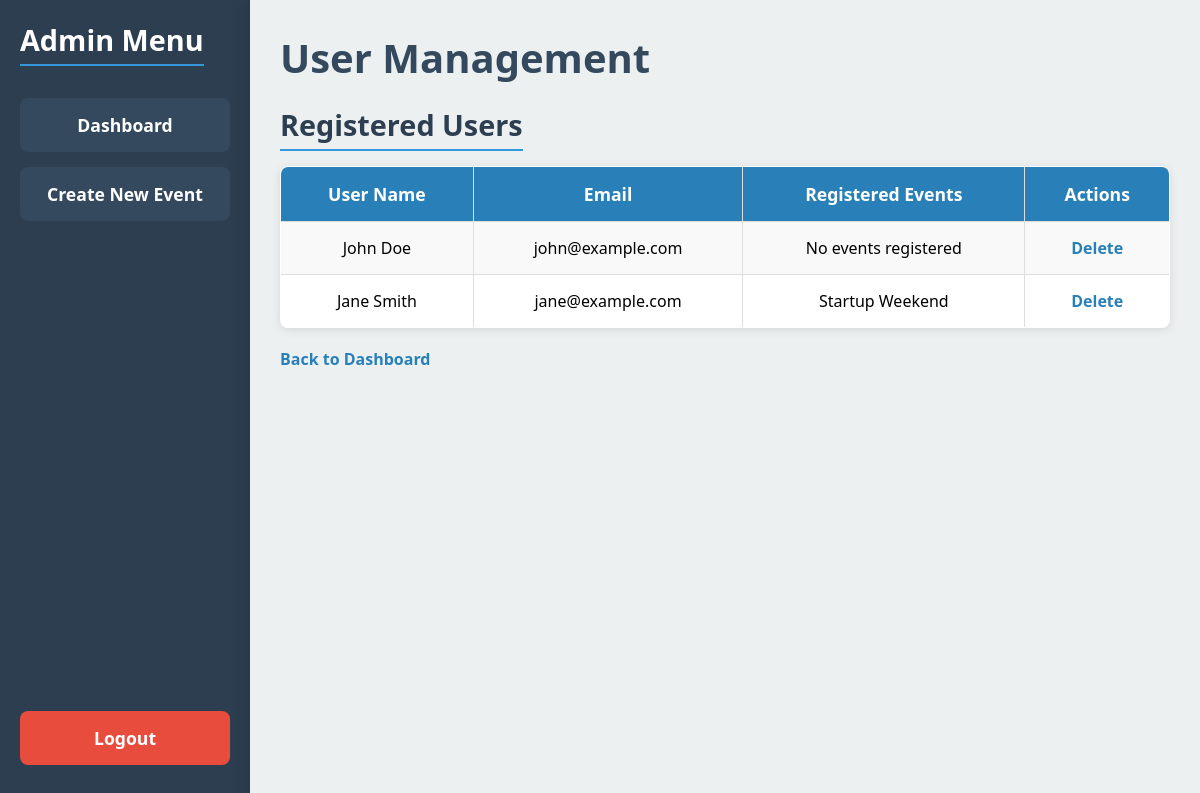
The page /user_management.php (signed in) on the database its author committed.
### tables this page shows
CREATE TABLE `users` (
  `user_id` int(11) NOT NULL,
  `name` varchar(255) NOT NULL,
  `email` varchar(255) NOT NULL,
  `password` varchar(255) NOT NULL,
  `role` enum('admin','user') NOT NULL DEFAULT 'user',
  `created_at` timestamp NOT NULL DEFAULT current_timestamp()
);

CREATE TABLE `events` (
  `event_id` int(11) NOT NULL,
  `event_name` varchar(255) NOT NULL,
  `description` text NOT NULL,
  `date` date NOT NULL,
  `time` time NOT NULL,
  `location` varchar(255) NOT NULL,
  `banner` varchar(255) DEFAULT NULL,
  `max_participants` int(11) NOT NULL,
  `status` enum('open','closed','canceled') NOT NULL DEFAULT 'open',
  `created_at` timestamp NOT NULL DEFAULT current_timestamp()
);

### user_management.php (the view, shortened to what this page needs)
<?php
$servername = "localhost";
$username = "root";
$password = "";
$dbname = "event_registration";
$conn = new mysqli($servername, $username, $password, $dbname);
$sql_users = "SELECT * FROM users WHERE role='user'";
$result_users = $conn->query($sql_users);
?>
<!DOCTYPE html>
<html lang="en">
<head>
</head>
<body>
    <div class="sidebar">
        <div>
            <h2>Admin Menu</h2>
            <a href="admin_dashboard.php">Dashboard</a>
            <a href="event_create.php">Create New Event</a>
        </div>
        <div>
            <a href="logout.php" class="logout">Logout</a>
        </div>
    </div>
    <div class="main-content">
        <h1>User Management</h1>
        <h2>Registered Users</h2>
        <table>
            <tr>
                <th>User Name</th>
                <th>Email</th>
                <th>Registered Events</th>
                <th>Actions</th>
            </tr>
            <?php
            if ($result_users->num_rows > 0) {
                while ($user = $result_users->fetch_assoc()) {
                    echo "<tr>";
                    echo "<td>" . htmlspecialchars($user['name']) . "</td>";
                    echo "<td>" . htmlspecialchars($user['email']) . "</td>";
                    $user_id = $user['user_id'];
                    $sql_registrations = "
                        SELECT events.event_name
                        FROM registrations
                        INNER JOIN events ON registrations.event_id = events.event_id
                        WHERE registrations.user_id = $user_id";
                    $result_registrations = $conn->query($sql_registrations);
                    echo "<td>";
                    if ($result_registrations->num_rows > 0) {
                        while ($registration = $result_registrations->fetch_assoc()) {
                            echo htmlspecialchars($registration['event_name']) . "<br>";
                        }
                    } else {
                        echo "No events registered";
                    }
                    echo "</td>";
                    echo "<td>";
                    echo "<a href='user_delete.php?id=" . $user['user_id'] . "' onclick='return confirm(\"Are you sure you want to delete this user?\");'>Delete</a>";
                    echo "</td>";
                    echo "</tr>";
                }
            } else {
                echo "<tr><td colspan='4'>No users found.</td></tr>";
            }
            ?>
        </table>
        <a href="admin_dashboard.php">Back to Dashboard</a>
    </div>
</body>
</html>

### user_management.php (style rules this page uses)
* { margin: 0; padding: 0; box-sizing: border-box; }
body { font-family: 'Segoe UI', Tahoma, Geneva, Verdana, sans-serif; background-color: #f9f9f9; display: flex; height: 100vh; }
.sidebar { background-color: #2c3e50; width: 250px; padding: 20px; display: flex; flex-direction: column; justify-content: space-between; }
.sidebar h2 { color: #fff; text-align: center; margin-bottom: 2rem; font-size: 1.8rem; }
.sidebar a { display: block; color: white; text-decoration: none; padding: 15px; margin-bottom: 15px; background-color: #34495e; border-radius: 8px; text-align: center; font-size: 1.1rem; transition: background-color 0.3s ease, transform 0.3s ease; }
.sidebar .logout { background-color: #e74c3c; }
.main-content { flex-grow: 1; padding: 30px; overflow-y: auto; background-color: #ecf0f1; box-shadow: -5px 0 15px rgba(0, 0, 0, 0.1); }
h1 { color: #34495e; font-size: 2.5rem; margin-bottom: 20px; }
h2 { color: #2c3e50; font-size: 1.8rem; margin-bottom: 15px; border-bottom: 2px solid #3498db; display: inline-block; padding-bottom: 5px; }
table { width: 100%; border-collapse: collapse; background-color: #fff; border-radius: 8px; overflow: hidden; box-shadow: 0 2px 10px rgba(0, 0, 0, 0.1); margin-bottom: 20px; }
table, th, td { border: 1px solid #ddd; }
th, td { padding: 15px; text-align: center; font-size: 1rem; }
th { background-color: #2980b9; color: white; font-size: 1.1rem; }
tr:nth-child(even) { background-color: #f9f9f9; }
a { color: #2980b9; text-decoration: none; font-weight: bold; transition: color 0.3s ease; }

### rows shown on the page
users: name "John Doe", email "john@example.com", shows "No events registered"
users: name "Jane Smith", email "jane@example.com"
events: event_name "Startup Weekend"
